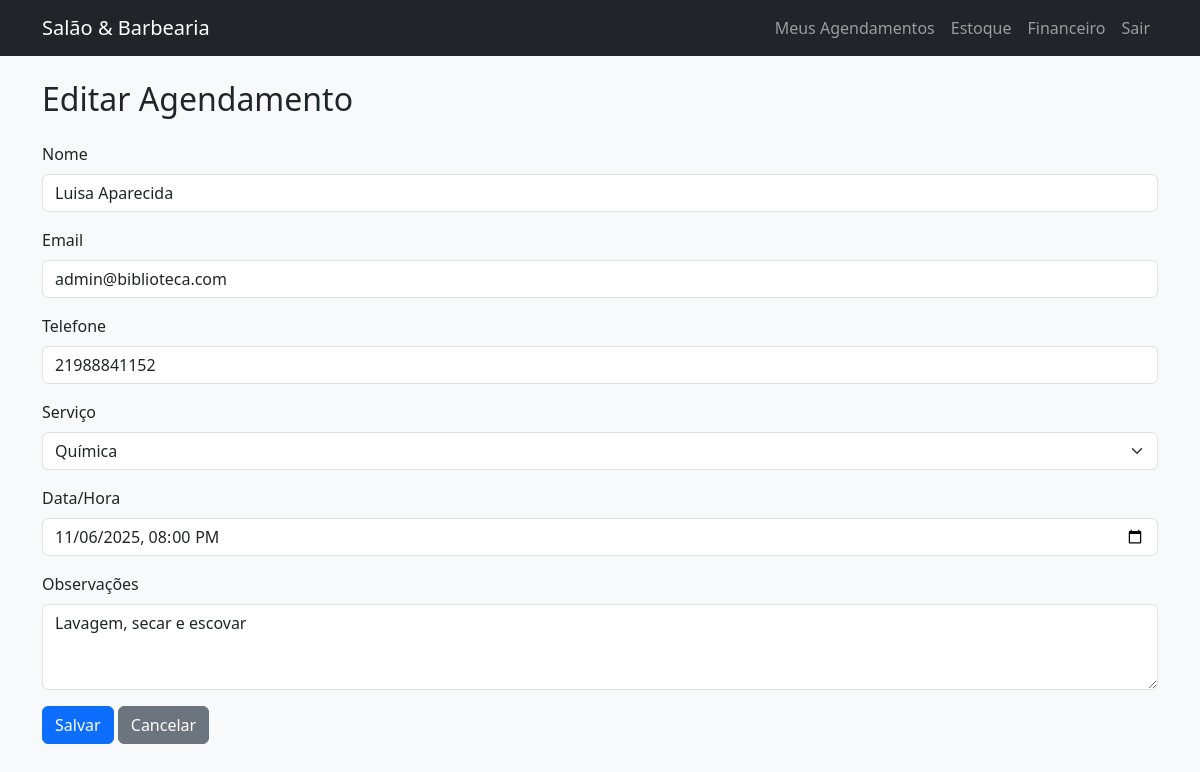
/agendamento/3/editar/ (signed in), run on the app's committed database.
### reservas/models.py (models this page shows, shortened)
class Agendamento(models.Model):
    STATUS_CHOICES = [
        ('pendente', 'Pendente'),
        ('pago', 'Pago'),
        ('cancelado', 'Cancelado'),
    ]
    cliente = models.ForeignKey(User, on_delete=models.CASCADE, null=True, blank=True)
    nome = models.CharField(max_length=100)
    email = models.EmailField()
    telefone = models.CharField(max_length=20)
    servico = models.ForeignKey(Servico, on_delete=models.CASCADE)
    data_hora = models.DateTimeField()
    observacoes = models.TextField(blank=True)
    status = models.CharField(max_length=20, choices=STATUS_CHOICES, default='pendente')

### reservas/views.py (the view)
# urls.py: path('agendamento/<int:pk>/editar/', views.editar_agendamento, name='editar_agendamento'),
@login_required
def editar_agendamento(request, pk):
    agendamento = get_object_or_404(Agendamento, pk=pk, cliente=request.user)
    if request.method == 'POST':
        form = AgendamentoForm(request.POST, instance=agendamento)
        if form.is_valid():
            form.save()
            return redirect('agendamentos')
    else:
        form = AgendamentoForm(instance=agendamento)
    return render(request, 'editar_agendamento.html', {'form': form, 'titulo': 'Editar Agendamento'})

### reservas/forms.py
class AgendamentoForm(forms.ModelForm):
    class Meta:
        model = Agendamento
        fields = ['nome', 'email', 'telefone', 'servico', 'data_hora', 'observacoes']
        widgets = {
            'data_hora': forms.DateTimeInput(attrs={'type': 'datetime-local', 'class': 'form-control'}),
            'observacoes': forms.Textarea(attrs={'rows': 3, 'class': 'form-control'}),
            'nome': forms.TextInput(attrs={'class': 'form-control'}),
            'email': forms.EmailInput(attrs={'class': 'form-control'}),
            'telefone': forms.TextInput(attrs={'class': 'form-control'}),
            'servico': forms.Select(attrs={'class': 'form-control'}),
        }

### reservas/models.py (called while the page is built)
    def __str__(self):
        return self.nome

### reservas/templates/editar_agendamento.html (shortened to what this page needs)
{% extends 'base.html' %}
{% block content %}
{% load widget_tweaks %}
<h2 class="mb-4">{{ titulo }}</h2>
<form method="post">
  <div class="mb-3">
    <label for="id_nome" class="form-label">Nome</label>
    {{ form.nome|add_class:"form-control" }}
  </div>
  <div class="mb-3">
    <label for="id_email" class="form-label">Email</label>
    {{ form.email|add_class:"form-control" }}
  </div>
  <div class="mb-3">
    <label for="id_telefone" class="form-label">Telefone</label>
    {{ form.telefone|add_class:"form-control" }}
  </div>
  <div class="mb-3">
    <label for="id_servico" class="form-label">Serviço</label>
    {{ form.servico|add_class:"form-select" }}
  </div>
  <div class="mb-3">
    <label for="id_data_hora" class="form-label">Data/Hora</label>
    {{ form.data_hora|add_class:"form-control" }}
  </div>
  <div class="mb-3">
    <label for="id_observacoes" class="form-label">Observações</label>
    {{ form.observacoes|add_class:"form-control" }}
  </div>
  <button type="submit" class="btn btn-primary">Salvar</button>
  <a href="{% url 'agendamentos' %}" class="btn btn-secondary">Cancelar</a>
</form>
{% endblock %}

### barbearia/style/style.css (style rules this page uses)
body { background-color: #f8f9fa; }

### data on the page
Agendamento: nome "Luisa Aparecida", email "admin@biblioteca.com", telefone "21988841152", servico "Química", data_hora "11/06/2025 20:00", observacoes "Lavagem, secar e escovar"

### other printed values
{{ titulo }} "Editar Agendamento"
